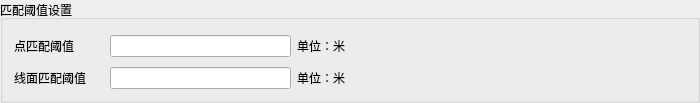
          <widget class="QGroupBox" name="groupBox">
           <property name="minimumSize">
            <size>
             <width>700</width>
             <height>0</height>
            </size>
           </property>
           <property name="maximumSize">
            <size>
             <width>16777215</width>
             <height>200</height>
            </size>
           </property>
           <property name="title">
            <string>匹配阈值设置</string>
           </property>
           <layout class="QGridLayout" name="gridLayout">
            <item row="0" column="0">
             <layout class="QHBoxLayout" name="horizontalLayout_3">
              <item>
               <widget class="QLabel" name="label_6">
                <property name="minimumSize">
                 <size>
                  <width>90</width>
                  <height>30</height>
                 </size>
                </property>
                <property name="text">
                 <string>点匹配阈值</string>
                </property>
               </widget>
              </item>
              <item>
               <widget class="QLineEdit" name="lineEdit_PointDistance">
                <property name="minimumSize">
                 <size>
                  <width>0</width>
                  <height>0</height>
                 </size>
                </property>
                <property name="toolTip">
                 <string>接边处搜索距离，不同比例尺数据设置距离不同</string>
                </property>
               </widget>
              </item>
              <item>
               <widget class="QLabel" name="label_7">
                <property name="text">
                 <string>单位：米</string>
                </property>
               </widget>
              </item>
             </layout>
            </item>
            <item row="0" column="1">
             <spacer name="horizontalSpacer_4">
              <property name="orientation">
               <enum>Qt::Horizontal</enum>
              </property>
              <property name="sizeHint" stdset="0">
               <size>
                <width>341</width>
                <height>20</height>
               </size>
              </property>
             </spacer>
            </item>
            <item row="1" column="0">
             <layout class="QHBoxLayout" name="horizontalLayout_2">
              <item>
               <widget class="QLabel" name="label_2">
                <property name="minimumSize">
                 <size>
                  <width>90</width>
                  <height>0</height>
                 </size>
                </property>
                <property name="text">
                 <string>线面匹配阈值</string>
                </property>
               </widget>
              </item>
              <item>
               <widget class="QLineEdit" name="lineEdit_LineAndPolygonDistance">
                <property name="minimumSize">
                 <size>
                  <width>0</width>
                  <height>0</height>
                 </size>
                </property>
                <property name="toolTip">
                 <string>接边处搜索距离，不同比例尺数据设置距离不同</string>
                </property>
               </widget>
              </item>
              <item>
               <widget class="QLabel" name="label_3">
                <property name="text">
                 <string>单位：米</string>
                </property>
               </widget>
              </item>
             </layout>
            </item>
            <item row="1" column="1">
             <spacer name="horizontalSpacer_2">
              <property name="orientation">
               <enum>Qt::Horizontal</enum>
              </property>
              <property name="sizeHint" stdset="0">
               <size>
                <width>241</width>
                <height>20</height>
               </size>
              </property>
             </spacer>
            </item>
           </layout>
          </widget>
